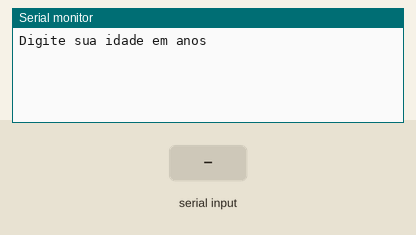
Simulated run of this sketch. Board: Arduino Uno, built with avr-gcc and run on an emulated ATmega328P. Parts: the last lines printed to the serial monitor. The test bench sets the inputs (shaded band).

Above: at 1.2 s.
1.3 s: "90,45\n" received over Serial
At 2.2 s:
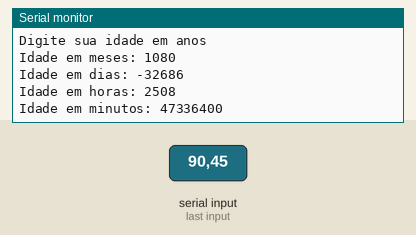
2.8 s: "30,150\n" received over Serial
At 4.3 s:
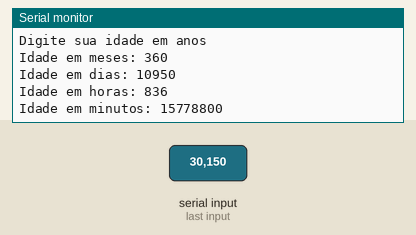
Timing chart, 0 to 5.8 s (numbered marks = the images above; inputs shaded):
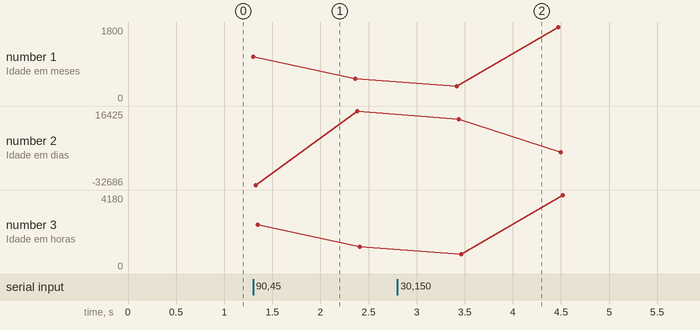

Measured:
- after the input at 1.3 s, the serial monitor: prints a new line at once (image 1)
- after the input at 2.8 s, the serial monitor: prints a new line after 0.62 s (image 2)

The sketch:

lpmb_exo11.ino
```cpp
//Faça um programa que receba a idade de uma pessoa em anos e
//imprima essa idade em: Meses, Dias, Horas, Minutos.

//declaração de Variáveis
int idade = 0;
int idadeMeses = 0;
long idadeDias = 0;
long idadeHoras = 0;
long idadeMinutos = 0;

void setup()
{
 Serial.begin(9600);
}

void loop()
{
 //Entrada
  Serial.println("Digite sua idade em anos");
  while( !Serial.available() );// espere o usuário dar <Enter>
  idade = Serial.parseInt();// tranforma a idade digitada em número


 //Processamento
  idadeMeses = idade * 12;
  idadeDias = idade * 365;
  idadeHoras = idade * 8766;
  idadeMinutos = idade * 525960;

 //Saída
  Serial.println("Idade em meses: " + String(idadeMeses));//imprime o texto
  Serial.println("Idade em dias: " + String(idadeDias));
  Serial.println("Idade em horas: " + String(idadeHoras));
  Serial.println("Idade em minutos: " + String(idadeMinutos));

  delay(1000);
}
```
